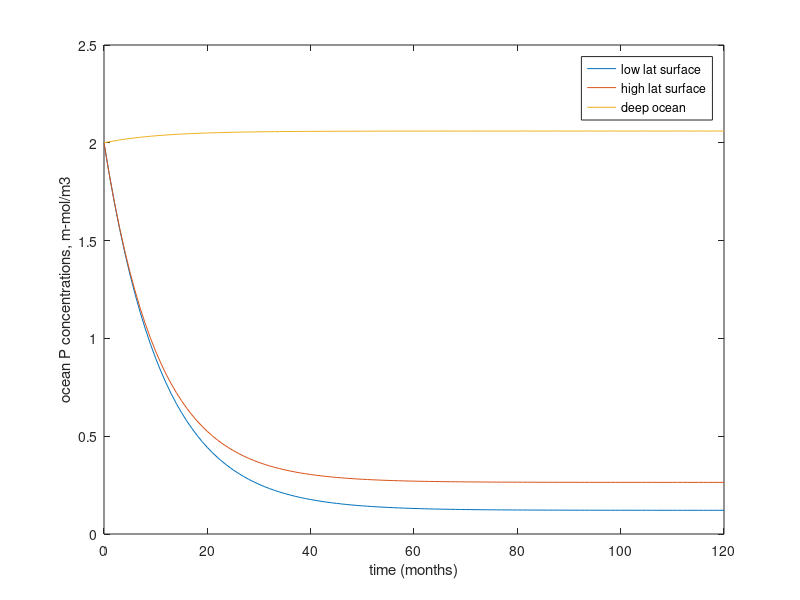
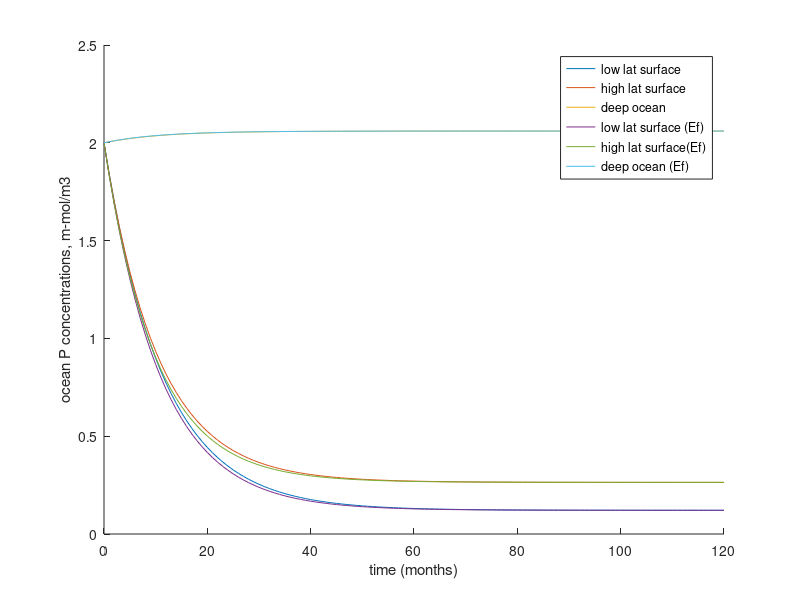
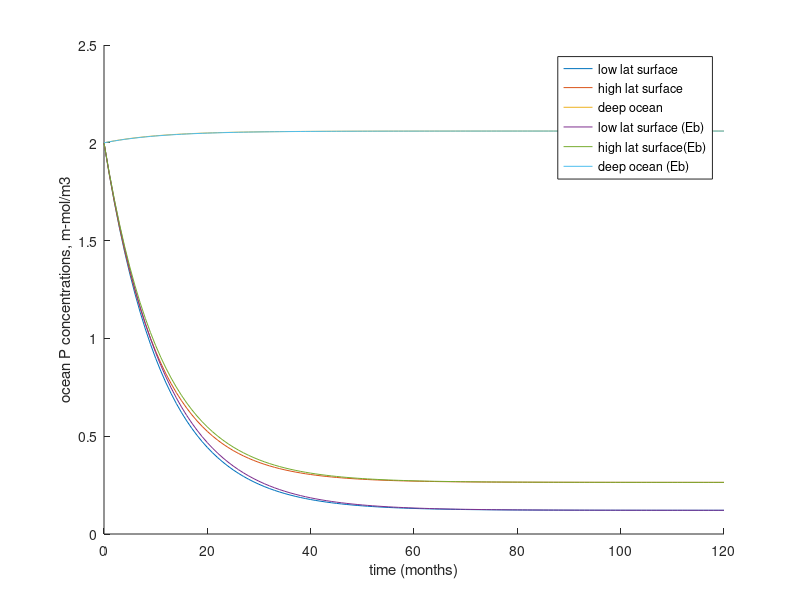
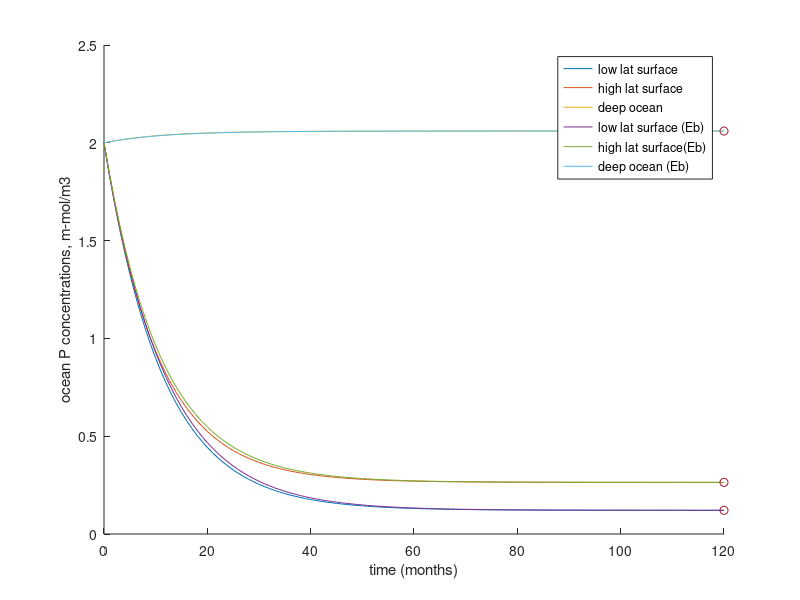

Recreate these plots in MATLAB, in order.
%% week12 exercise: ocean P cycling
clc;
close all;
clear all;

%% 1. set parameters (from text)
VL = 3e16; 
VH = 1.6e16;
VD = 1.4e18;
C = 6e7;
M = 8e7;
lambda = 3.2e-8;

% parameter normalized by volume
cL = C/VL;
cH = C/VH;
cD = C/VD;
mH = M/VH;
mD = M/VD;


%% model matrix T
T = [-(cL+lambda) 0 cL; cH -(cH+mH+lambda) mH; ... 
    lambda*VL/VD cD+mD+lambda*VH/VD -(cD+mD)];

%% time axis
dt = 60*60*24*30; % monthly time step
time=0:120;       % time in month
N=length(time);
P=zeros(3,N);     % P array
Pef=zeros(3,N);     % P array
Peb=zeros(3,N);     % P array

P0=[2;2;2];
P(:,1)=P0;   % initial condition for P (analytical)
Pef(:,1)=P0;   % initial condition for P (analytical)
Peb(:,1)=P0;   % initial condition for P (analytical)

%% 2. analytical solution using matrix exponential
for n=2:N
    P(:,n)=expm(T*time(n)*dt)*P(:,1);
end

%% visualization
figure;
plot(time, P)
legend({'low lat surface','high lat surface','deep ocean'});
xlabel('time (months)')
ylabel('ocean P concentrations, m-mol/m3')


%% 3. Numerical solution using Euler forward 
for n=2:N
    Pef(:,n)=(eye(3)+dt*T)*Pef(:,n-1);
end

%% visualization
figure;
hold on;
plot(time, P)
plot(time, Pef)
legend({'low lat surface','high lat surface','deep ocean',...
    'low lat surface (Ef)','high lat surface(Ef)','deep ocean (Ef)'});
xlabel('time (months)')
ylabel('ocean P concentrations, m-mol/m3')


%% 4. Numerical solution using Euler backward
for n=2:N
    Peb(:,n)=(eye(3)-dt*T)\Peb(:,n-1);
end

%% visualization
figure;
hold on;
plot(time, P)
plot(time, Peb)
legend({'low lat surface','high lat surface','deep ocean',...
    'low lat surface (Eb)','high lat surface(Eb)','deep ocean (Eb)'});
xlabel('time (months)')
ylabel('ocean P concentrations, m-mol/m3')


%% 5. steady state concentration
P_bar=[VL,VH,VD]*P0;
s=[0 0 P_bar]';
U=[-(cL+lambda) 0 cL; cH -(cH+mH+lambda) mH; ... 
    VL,VH,VD];

% steady state concentration
P_ss=inv(U)*s;
P_ss

%% visualization
figure;
hold on;
plot(time, P)
plot(time, Peb)
plot(time(end)*[1 1 1],P_ss,'o')
legend({'low lat surface','high lat surface','deep ocean',...
    'low lat surface (Eb)','high lat surface(Eb)','deep ocean (Eb)'});
xlabel('time (months)')
ylabel('ocean P concentrations, m-mol/m3')
